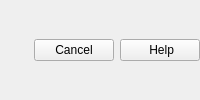
       <widget class="QWidget" name="widget_2" native="true">
        <property name="sizePolicy">
         <sizepolicy hsizetype="Expanding" vsizetype="Preferred">
          <horstretch>0</horstretch>
          <verstretch>0</verstretch>
         </sizepolicy>
        </property>
        <property name="maximumSize">
         <size>
          <width>16777215</width>
          <height>16777215</height>
         </size>
        </property>
        <layout class="QHBoxLayout" name="horizontalLayout" stretch="0,0,0">
         <property name="leftMargin">
          <number>5</number>
         </property>
         <property name="topMargin">
          <number>5</number>
         </property>
         <property name="rightMargin">
          <number>0</number>
         </property>
         <property name="bottomMargin">
          <number>5</number>
         </property>
         <item>
          <widget class="QWidget" name="widget_3" native="true"/>
         </item>
         <item>
          <widget class="QPushButton" name="pushButton_3">
           <property name="maximumSize">
            <size>
             <width>100</width>
             <height>16777215</height>
            </size>
           </property>
           <property name="text">
            <string>Cancel</string>
           </property>
           <property name="default">
            <bool>false</bool>
           </property>
          </widget>
         </item>
         <item>
          <widget class="QPushButton" name="pushButton">
           <property name="maximumSize">
            <size>
             <width>100</width>
             <height>16777215</height>
            </size>
           </property>
           <property name="text">
            <string> Help</string>
           </property>
           <property name="icon">
            <iconset>
             <normaloff>questionmark.png</normaloff>questionmark.png</iconset>
           </property>
           <property name="iconSize">
            <size>
             <width>15</width>
             <height>15</height>
            </size>
           </property>
          </widget>
         </item>
        </layout>
       </widget>
